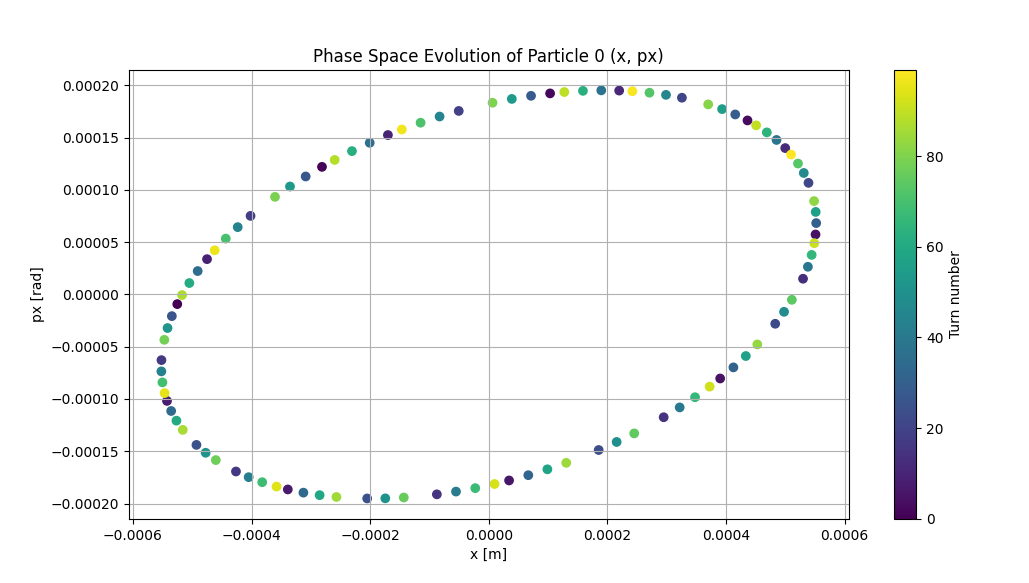

Generate this figure with Python:
"""
Let's start with a working simple simulation. 
Here we will have a small lattice, we will track a particle and display its (x,px) after each turn
"""
#? Import the usual stuff
import numpy as np
import matplotlib.pyplot as plt

#? Import xobjects and xtrack
import xobjects as xo
import xtrack as xt

"""
The first step to perform a tracking simulation consists in creating or importing the lattice
It can be created from a list of elements, like in this example
Even after creation you can change the values like : line['quad_0'].knl[1] = 2.
It is also possible to import a lattice from a MAD-X file (Other example)
"""
#? Generate a simple line
line = xt.Line(
    elements=[xt.Drift(length=2.),
              xt.Multipole(knl=[0, 0.5], ksl=[0,0]),
              xt.Drift(length=1.),
              xt.Multipole(knl=[0, -0.5], ksl=[0,0])],
    element_names=['drift_0', 'quad_0', 'drift_1', 'quad_1'])

#? Attach a reference particle to the line (optional)
line.particle_ref = xt.Particles(p0c=6500e9, #eV
                                 q0=1, mass0=xt.PROTON_MASS_EV)

#? Choose a context
context = xo.ContextCpu()         # For CPU
# context = xo.ContextCupy()      # For CUDA GPUs
# context = xo.ContextPyopencl()  # For OpenCL GPUs

"""
An Xtrack tracker object needs to be associated to the line in order to track 
particles on the chosen computing platform (defined by the context)
This transfers the machine model to the required platform and compiles the required tracking code
"""
#? Transfer lattice on context and compile tracking code
line.build_tracker(_context=context)

#? Compute the Twiss parameters of the lattice
tw = line.twiss(method='4d')
tw.cols['s betx bety'].show()
# prints:
#
# name       s    betx    bety
# drift_0    0 3.02372 6.04743
# quad_0     2 6.04743 3.02372
# drift_1    2 6.04743 3.02372
# quad_1     3 3.02372 6.04743
# _end_point 3 3.02372 6.04743

"""
The particles to be tracked can be allocated on the chosen platform using the build_particles
The coordinates of the particle object are accessible with: particles.x[20]
Reference mass, charge, energy are taken from the reference particle.
"""
#? Build particle object on context
n_part = 200
particles = line.build_particles(
                        x=np.random.uniform(-1e-3, 1e-3, n_part),
                        px=np.random.uniform(-1e-5, 1e-5, n_part),
                        y=np.random.uniform(-2e-3, 2e-3, n_part),
                        py=np.random.uniform(-3e-5, 3e-5, n_part),
                        zeta=np.random.uniform(-1e-2, 1e-2, n_part),
                        delta=np.random.uniform(-1e-4, 1e-4, n_part))

"""
The line object can now be used to track the generated particles 
this can be done over the specified lattice for an arbitrary number of turns
Optionally the particles coordinates can be saved at each turn: turn_by_turn_monitor=True
"""
#? Track the particles
n_turns = 100
line.track(particles, num_turns=n_turns,
              turn_by_turn_monitor=True)

"""
Let's make a (x,px) plot to keep track after each turn
If everything works fine we expect an ellipse
"""
#? Access the turn-by-turn monitoring data
monitor = line.record_last_track

#? Select a specific particle to visualize and extract the data
particle_id = 0
x_data = monitor.x[particle_id]
px_data = monitor.px[particle_id]
turns = np.arange(len(x_data))

#? Create scatter plot with a color gradient based on the turn number
plt.figure(figsize=(10, 6))
sc = plt.scatter(x_data, px_data, c=turns, cmap='viridis', marker='o')
plt.colorbar(sc, label='Turn number')
plt.xlabel('x [m]')
plt.ylabel('px [rad]')
plt.title(f'Phase Space Evolution of Particle {particle_id} (x, px)')
plt.grid(True)
plt.show()
